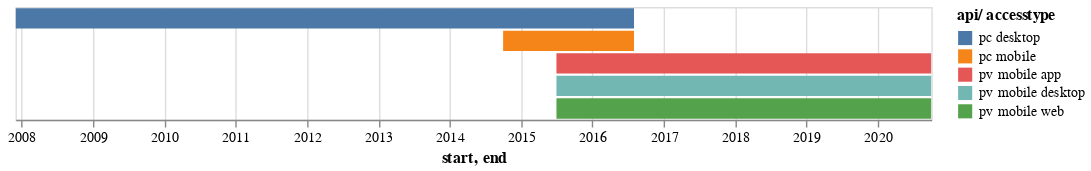

Notebook source saved alongside this figure:
### Code cell
import altair as alt
import pandas as pd

alt.Chart(api_access_start_end).mark_bar().encode(
    x='start:T',
    x2= alt.X2('end:T'),
    y= alt.Y('api/ accesstype:N', axis=None),
    color='api/ accesstype:N'
).properties(
    width=650,
    height=80,
    title=''
).interactive()

### Figure 1 — Vega-Lite specification as saved in the notebook (floating-point values rounded to 4 significant figures)
{"config": {"view": {"continuousWidth": 400, "continuousHeight": 300}}, "data": {"name": "data-548a05acdb2f6cc6d5e6cee4ad84bb7c"}, "mark": "bar", "encoding": {"color": {"type": "nominal", "field": "api/ accesstype"}, "x": {"type": "temporal", "field": "start"}, "x2": {"field": "end"}, "y": {"type": "nominal", "axis": null, "field": "api/ accesstype"}}, "height": 80, "selection": {"selector024": {"type": "interval", "bind": "scales", "encodings": ["x", "y"]}}, "title": "", "width": 650, "$schema": "https://vega.github.io/schema/vega-lite/v4.8.1.json", "datasets": {"data-548a05acdb2f6cc6d5e6cee4ad84bb7c": [{"api/ accesstype": "pc desktop", "start": "2007-12-01T00:00:00", "end": "2016-08-01T00:00:00"}, {"api/ accesstype": "pc mobile", "start": "2014-10-01T00:00:00", "end": "2016-08-01T00:00:00"}, {"api/ accesstype": "pv mobile web", "start": "2015-07-01T00:00:00", "end": "2020-10-01T00:00:00"}, {"api/ accesstype": "pv mobile app", "start": "2015-07-01T00:00:00", "end": "2020-10-01T00:00:00"}, {"api/ accesstype": "pv mobile desktop", "start": "2015-07-01T00:00:00", "end": "2020-10-01T00:00:00"}]}}
